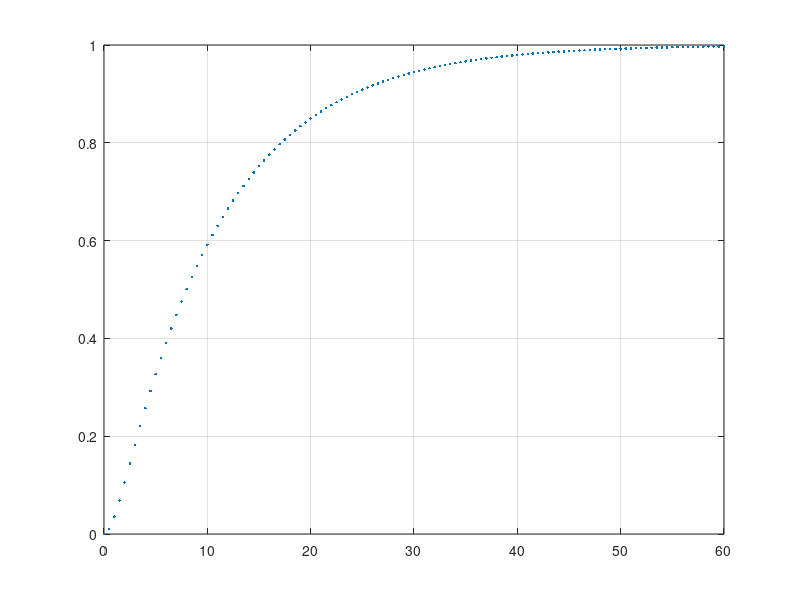

Write MATLAB code to recreate this figure.
%The transfer function of the closed-loop is
%Determine the linear error area from its step response
s=tf('s');
T = 1/((10*s + 1)*(s + 1))
Ts = 0.5;       %sampling time Ts
t = 0:Ts:60;
y = step(T,t);
plot(t,y,'.');grid on
I1k = sum((1-y)*Ts)
I2k = sum((1-y).*(1-y)*Ts)